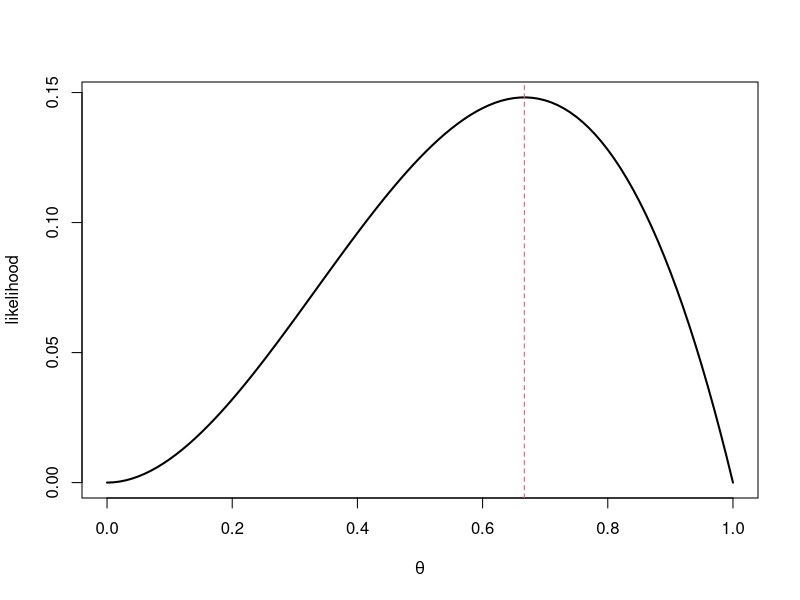
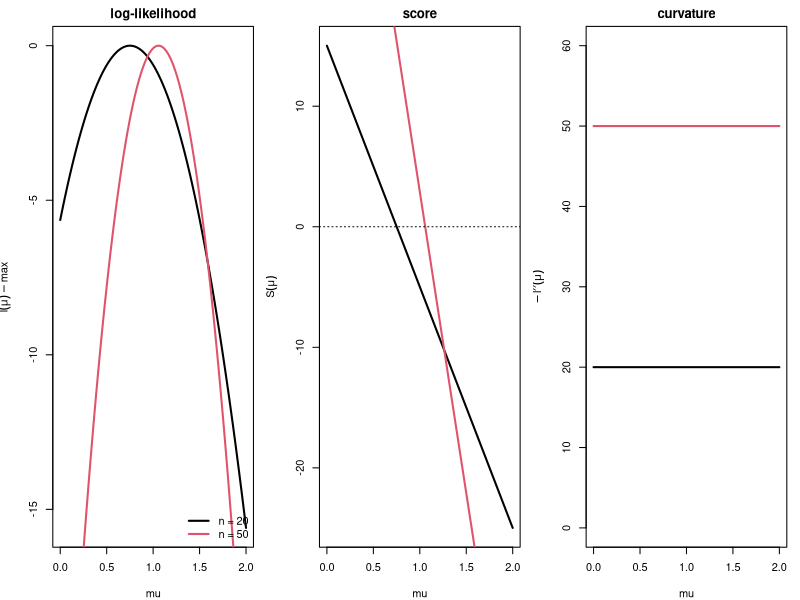
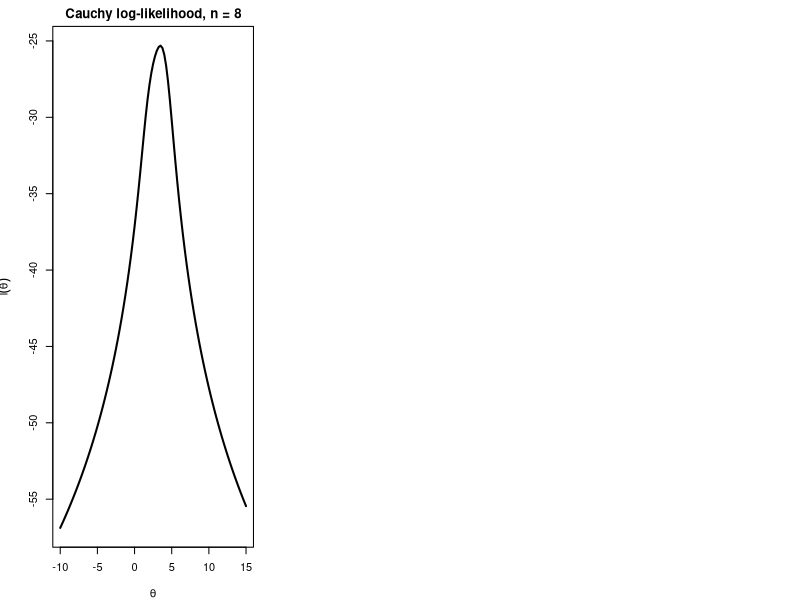
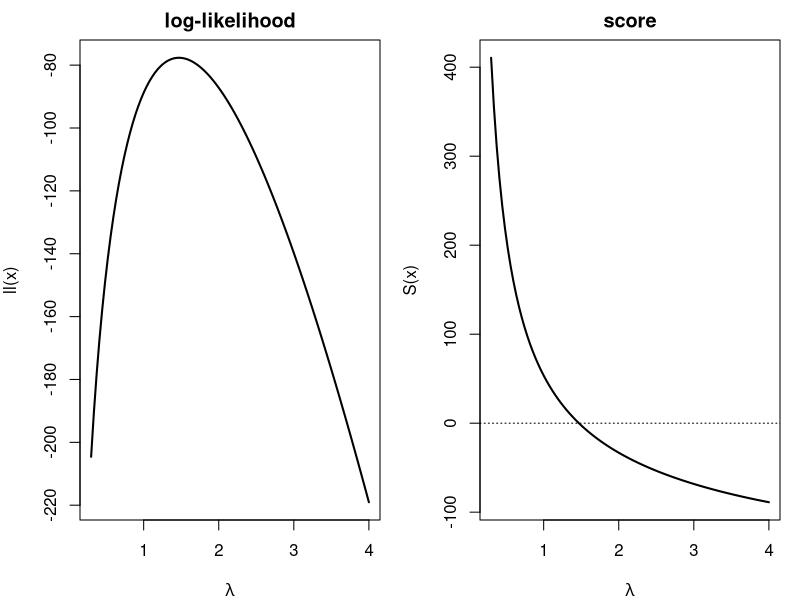
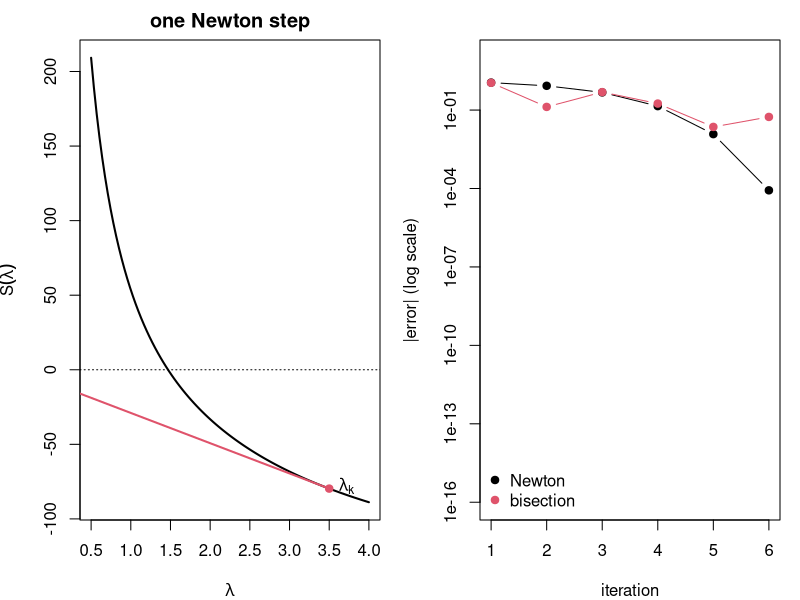
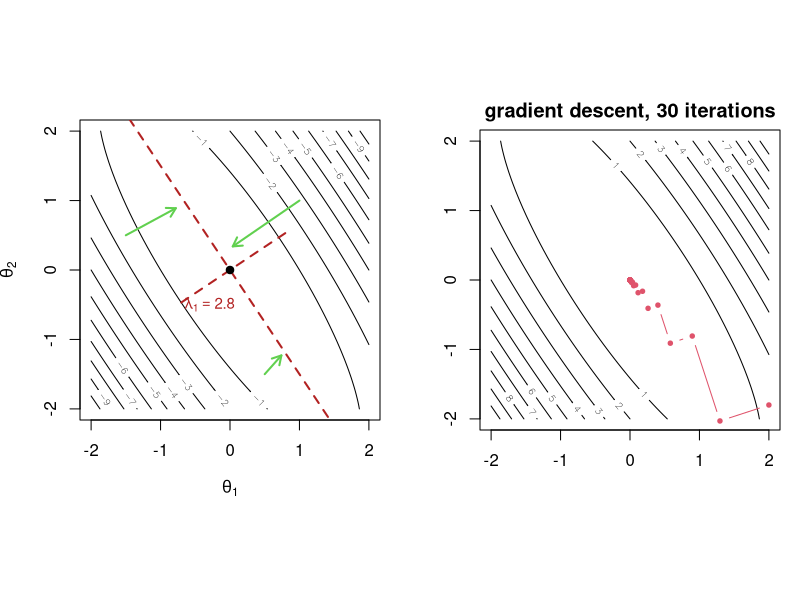
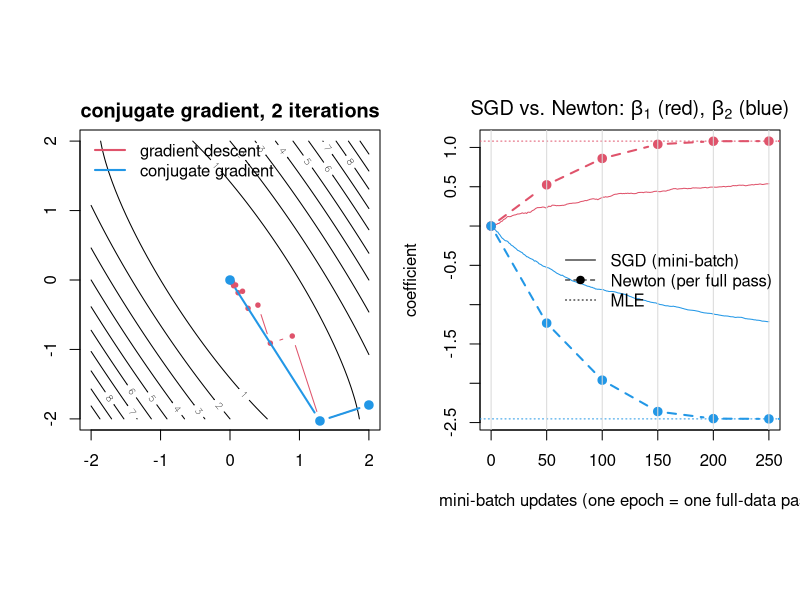

Reproduce these figures in R, in order.
## ---- chunk 1
#| echo: false
set.seed(812)
## ---- chunk 2
#| echo: false
curve(x^2 * (1 - x), 0, 1, xlab = expression(theta), ylab = "likelihood", lwd = 2); abline(v = 2/3, col = 2, lty = 2)
## ---- chunk 3
#| echo: false
par(mfrow = c(1, 3), mar = c(4, 4, 2, 1))
x20 <- rnorm(20, 1); x50 <- rnorm(50, 1); mu <- seq(0, 2, length = 200)
ll <- function(mu, x) sapply(mu, function(m) sum(dnorm(x, m, log = TRUE)))
plot(mu, ll(mu, x20) - max(ll(mu, x20)), type = "l", lwd = 2, ylab = expression(l(mu) - max), main = "log-likelihood")
lines(mu, ll(mu, x50) - max(ll(mu, x50)), lwd = 2, col = 2); legend("bottomright", c("n = 20", "n = 50"), col = 1:2, lwd = 2, bty = "n")
plot(mu, 20 * (mean(x20) - mu), type = "l", lwd = 2, ylab = expression(S(mu)), main = "score"); lines(mu, 50 * (mean(x50) - mu), lwd = 2, col = 2); abline(h = 0, lty = 3)
plot(mu, rep(20, 200), type = "l", lwd = 2, ylim = c(0, 60), ylab = expression(-l*minute*minute(mu)), main = "curvature"); lines(mu, rep(50, 200), lwd = 2, col = 2)
## ---- chunk 4
xc <- rcauchy(8, location = 3)
llc <- function(th, dat) sapply(th, function(t) sum(dcauchy(dat, t, log = TRUE)))
curve(llc(x, xc), -10, 15, lwd = 2, xlab = expression(theta), ylab = expression(l(theta)), main = "Cauchy log-likelihood, n = 8")
## ---- chunk 5
y <- rpois(200, 1.5); x <- y[y > 0]; n <- length(x); sx <- sum(x)
ll <- function(l) -n * l + sx * log(l) - n * log(1 - exp(-l))
S  <- function(l) sx / l - n / (1 - exp(-l))
dS <- function(l) -sx / l^2 + n * exp(-l) / (1 - exp(-l))^2
nI <- function(l) n / (l * (1 - exp(-l))) - n * exp(-l) / (1 - exp(-l))^2
par(mfrow = c(1, 2), mar = c(4, 4, 2, 1))
curve(ll, 0.3, 4, lwd = 2, main = "log-likelihood", xlab = expression(lambda))
curve(S, 0.3, 4, lwd = 2, main = "score", xlab = expression(lambda)); abline(h = 0, lty = 3)
c(naive_mean = mean(x), true_lambda = 1.5)
## ---- chunk 6
fixed_point <- function(g, x0, tol = 1e-8, maxit = 500) {
  for (k in 1:maxit) { x1 <- g(x0); if (abs(x1 - x0) < tol) return(c(root = x1, iter = k)); x0 <- x1 }
  stop("not converged")
}
fixed_point(function(l) mean(x) * (1 - exp(-l)), x0 = mean(x))
## ---- chunk 7
bisection <- function(S, a, b, tol = 1e-8) {
  k <- 0
  while (b - a > tol) { m <- (a + b) / 2; if (S(a) * S(m) <= 0) b <- m else a <- m; k <- k + 1 }
  c(root = (a + b) / 2, iter = k)
}
bisection(S, 0.1, 10)
## ---- chunk 8
golden <- function(f, a, b, tol = 1e-8) {
  phi <- (sqrt(5) - 1) / 2; k <- 0
  x1 <- b - phi * (b - a); x2 <- a + phi * (b - a); f1 <- f(x1); f2 <- f(x2)
  while (b - a > tol) {
    if (f1 < f2) { b <- x2; x2 <- x1; f2 <- f1; x1 <- b - phi * (b - a); f1 <- f(x1) }
    else         { a <- x1; x1 <- x2; f1 <- f2; x2 <- a + phi * (b - a); f2 <- f(x2) }
    k <- k + 1 }
  c(root = (a + b) / 2, iter = k)
}
golden(function(l) -ll(l), 0.1, 10)      # R equivalent: optimize(function(l) -ll(l), c(0.1, 10))
## ---- chunk 9
#| echo: false
curve(S, 0.5, 4, lwd = 2, xlab = expression(lambda), ylab = expression(S(lambda)), main = "one Newton step"); abline(h = 0, lty = 3)
l0 <- 3.5; l1 <- l0 - S(l0) / dS(l0)
segments(l0, S(l0), l1, 0, col = 2, lwd = 2); points(c(l0, l1), c(S(l0), 0), pch = 19, col = 2)
text(l0, S(l0), expression(lambda[k]), pos = 4); text(l1, 0, expression(lambda[k+1]), pos = 1)
## ---- chunk 10
newton <- function(S, dS, x0, tol = 1e-8, maxit = 100, trace = FALSE) {
  for (k in 1:maxit) {
    x1 <- x0 - S(x0) / dS(x0)
    if (trace) cat(sprintf("iter %2d: %.10f\n", k, x1))
    if (!is.finite(x1)) stop("diverged")
    if (abs(x1 - x0) < tol) return(c(root = x1, iter = k))
    x0 <- x1 }
  stop("not converged")
}
newton(S, dS, x0 = mean(x), trace = TRUE)
## ---- chunk 11
#| echo: false
lhat <- newton(S, dS, mean(x))["root"]
err_newton <- {e <- c(); x0 <- 3; for (k in 1:6) { x0 <- x0 - S(x0)/dS(x0); e <- c(e, abs(x0 - lhat)) }; e}
err_bisec <- {a <- 0.1; b <- 10; e <- c(); for (k in 1:6) { m <- (a+b)/2; if (S(a)*S(m) <= 0) b <- m else a <- m; e <- c(e, abs((a+b)/2 - lhat)) }; e}
plot(1:6, pmax(err_newton, 1e-16), log = "y", type = "b", pch = 19, ylim = c(1e-16, 10), xlab = "iteration", ylab = "|error| (log scale)")
lines(1:6, err_bisec, type = "b", col = 2, pch = 19); legend("bottomleft", c("Newton", "bisection"), col = 1:2, pch = 19, bty = "n")
## ---- chunk 12
Sc  <- function(t) sum(2 * (x_c - t) / (1 + (x_c - t)^2))       # Cauchy score
dSc <- function(t) sum(2 * ((x_c - t)^2 - 1) / (1 + (x_c - t)^2)^2)
x_c <- rcauchy(8, 3)
starts <- c(-5, 0, median(x_c), 8)
sapply(starts, function(s) tryCatch(newton(Sc, dSc, s)["root"], error = function(e) NA))
## ---- chunk 13
c(step_from_3.5 = 3.5 - S(3.5) / dS(3.5))
tryCatch(newton(S, dS, 3.5), error = function(e) conditionMessage(e))
## ---- chunk 14
fisher_scoring <- function(S, nI, x0, tol = 1e-8, maxit = 100) {
  for (k in 1:maxit) { x1 <- x0 + S(x0) / nI(x0); if (abs(x1 - x0) < tol) return(c(root = x1, iter = k)); x0 <- x1 }
}
rbind(newton = newton(S, dS, 3), fisher = fisher_scoring(S, nI, 3))
## ---- chunk 15
lhat <- newton(S, dS, mean(x))["root"]
c(mle = lhat, se_observed = 1 / sqrt(-dS(lhat)), se_expected = 1 / sqrt(nI(lhat)))
lhat + c(-1.96, 1.96) / sqrt(-dS(lhat))    # 95% Wald interval
## ---- chunk 16
h <- 1e-5
c(analytic = dS(lhat), numeric = (ll(lhat + h) - 2 * ll(lhat) + ll(lhat - h)) / h^2)
## ---- chunk 17
#| echo: false
#| fig-width: 7
#| fig-height: 7
A <- matrix(c(2, 1.2, 1.2, 1), 2)
s <- seq(-2, 2, length.out = 80); g <- expand.grid(x = s, y = s)
z <- matrix(apply(g, 1, function(v) -0.5 * drop(t(v) %*% A %*% v)), 80)
par(pty = "s", mar = c(4, 4, 1, 1))
contour(s, s, z, nlevels = 12, xlab = expression(theta[1]), ylab = expression(theta[2]))
# gradient arrows
pts <- rbind(c(1, 1), c(-1.5, 0.5), c(0.5, -1.5))
for (i in 1:3) { gr <- -A %*% pts[i, ]
  arrows(pts[i,1], pts[i,2], pts[i,1] + 0.3*gr[1], pts[i,2] + 0.3*gr[2],
         col = 3, lwd = 2, length = 0.1) }
# principal axes with eigenvalue labels: length 1/sqrt(lambda) on each side
e <- eigen(A); k <- 1.6
for (j in 1:2) { v <- e$vectors[, j] * k / sqrt(e$values[j])
  segments(-v[1], -v[2], v[1], v[2], col = "firebrick", lwd = 2, lty = 2)
  text(v[1], v[2], bquote(lambda[.(j)] == .(round(e$values[j], 2))),
       col = "firebrick", pos = if (j == 1) 4 else 2, cex = 0.9) }
points(0, 0, pch = 19)
## ---- chunk 18
n <- 500; X <- cbind(1, rnorm(n), rnorm(n)); beta_true <- c(-0.5, 1, -2)
y <- rbinom(n, 1, plogis(X %*% beta_true))
loglik <- function(b) sum(y * (X %*% b) - log1p(exp(X %*% b)))
grad   <- function(b) crossprod(X, y - plogis(X %*% b))
hess   <- function(b) { p <- plogis(X %*% b); -crossprod(X, X * drop(p * (1 - p))) }

newton_mv <- function(grad, hess, b0, tol = 1e-8, maxit = 50) {
  path <- drop(b0)
  for (k in 1:maxit) {
    b1 <- b0 - solve(hess(b0), grad(b0)); path <- rbind(path, drop(b1))
    if (max(abs(b1 - b0)) < tol)
      return(list(est = drop(b1), iter = k, se = sqrt(diag(solve(-hess(b1)))), path = path))
    b0 <- b1 }
}
fit <- newton_mv(grad, hess, rep(0, 3)); fit$iter
rbind(newton = fit$est, glm = coef(glm(y ~ X[, -1], family = binomial)))
rbind(newton = fit$se, glm = sqrt(diag(vcov(glm(y ~ X[, -1], family = binomial)))))
## ---- chunk 19
rosen <- function(v) (1 - v[1])^2 + 100 * (v[2] - v[1]^2)^2       # Rosenbrock "banana", min at (1, 1)
nm <- optim(c(-1.2, 1), rosen, method = "Nelder-Mead"); c(nm$par, evals = nm$counts["function"])
## ---- chunk 20
grad_descent <- function(f, gr, x0, maxit = 1000, tol = 1e-8) {
  path <- x0
  for (k in 1:maxit) {
    d <- -gr(x0); a <- optimize(function(a) f(x0 + a * d), c(0, 10))$minimum   # exact line search
    x1 <- x0 + a * d; path <- rbind(path, x1)
    if (sqrt(sum((x1 - x0)^2)) < tol) break
    x0 <- x1 }
  list(par = x1, iter = k, path = path)
}
## ---- chunk 21
#| echo: false
fq <- function(v) 0.5 * drop(t(v) %*% A %*% v); gq <- function(v) drop(A %*% v)
gd <- grad_descent(fq, gq, c(2, -1.8), maxit = 30)
par(pty = "s", mar = c(4, 4, 2, 1)); contour(seq(-2, 2, l = 80), seq(-2, 2, l = 80), -z, nlevels = 15, main = sprintf("gradient descent, %d iterations", gd$iter))
lines(gd$path, type = "b", col = 2, pch = 19, cex = 0.6)
## ---- chunk 22
conj_grad <- function(f, gr, x0, maxit = 1000, tol = 1e-8, restart = length(x0)) {
  g0 <- gr(x0); d <- -g0; path <- x0
  for (k in 1:maxit) {
    a <- optimize(function(a) f(x0 + a * d), c(0, 10))$minimum
    x1 <- x0 + a * d; g1 <- gr(x1); path <- rbind(path, x1)
    if (sqrt(sum(g1^2)) < tol) break
    beta <- if (k %% restart == 0) 0 else max(0, sum(g1 * (g1 - g0)) / sum(g0^2))   # Polak-Ribiere+
    d <- -g1 + beta * d; x0 <- x1; g0 <- g1 }
  list(par = x1, iter = k, path = path)
}
cg <- conj_grad(fq, gq, c(2, -1.8))
par(pty = "s", mar = c(4, 4, 2, 1)); contour(seq(-2, 2, l = 80), seq(-2, 2, l = 80), -z, nlevels = 15, main = sprintf("conjugate gradient, %d iterations", cg$iter))
lines(gd$path, type = "b", col = 2, pch = 19, cex = 0.6); lines(cg$path, type = "b", col = 4, pch = 19, lwd = 2)
legend("topleft", c("gradient descent", "conjugate gradient"), col = c(2, 4), lwd = 2, bty = "n")
## ---- chunk 23
negll <- function(b) -loglik(b); neggr <- function(b) -drop(grad(b))
fits <- list(NM = optim(rep(0, 3), negll, method = "Nelder-Mead"),
             CG = optim(rep(0, 3), negll, neggr, method = "CG"),
             BFGS = optim(rep(0, 3), negll, neggr, method = "BFGS", hessian = TRUE))
t(sapply(fits, function(f) c(f$par, f_evals = f$counts[1], g_evals = f$counts[2])))
sqrt(diag(solve(fits$BFGS$hessian)))     # SEs from the numerically computed Hessian at the optimum
## ---- chunk 24
sgd <- function(X, y, b0, gamma0 = 0.05, t0 = 200, epochs = 5, batch = 10) {
  n <- nrow(X); b <- b0; t <- 0; path <- b0
  for (e in 1:epochs) {
    idx <- sample(n)
    for (s in seq(1, n, by = batch)) {
      i <- idx[s:min(s + batch - 1, n)]; t <- t + 1
      g <- crossprod(X[i, , drop = FALSE], y[i] - plogis(X[i, , drop = FALSE] %*% b)) / length(i)
      b <- b + gamma0 / (1 + t / t0) * g; path <- rbind(path, drop(b)) } }
  list(est = drop(b), path = path)
}
sg <- sgd(X, y, rep(0, 3))
rbind(sgd = sg$est, newton = fit$est, truth = beta_true)
## ---- chunk 25
#| echo: false
m <- 10; per_epoch <- nrow(X) / m
xs <- 0:(nrow(sg$path) - 1); xn <- (0:fit$iter) * per_epoch
matplot(xs, sg$path[, 2:3], type = "l", lty = 1, col = c(2, 4), ylim = range(sg$path[, 2:3], fit$path[, 2:3]),
        xlab = "mini-batch updates (one epoch = one full-data pass)", ylab = "coefficient",
        main = expression(paste("SGD vs. Newton: ", beta[1], " (red), ", beta[2], " (blue)")))
matlines(xn, fit$path[, 2:3], type = "b", lty = 2, pch = 19, col = c(2, 4), lwd = 2)
abline(h = fit$est[2:3], col = c(2, 4), lty = 3); abline(v = seq(0, max(xs), per_epoch), col = "grey85")
legend("right", c("SGD (mini-batch)", "Newton (per full pass)", "MLE"), lty = c(1, 2, 3), pch = c(NA, 19, NA), bty = "n")
